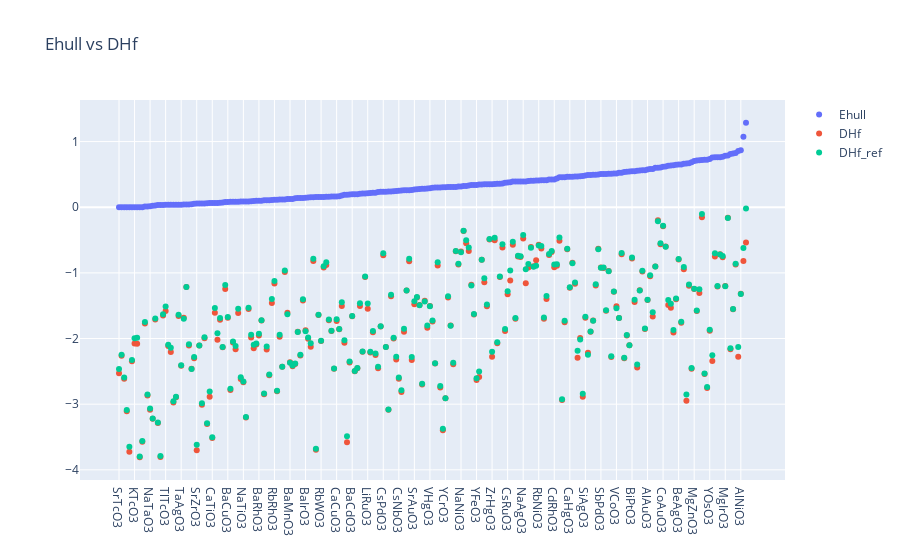

This figure's notebook cell:
### Code cell
fig = make_subplots(rows=1, cols =1, shared_xaxes = True)

fig.add_trace(go.Scatter(x = df_bulk['formula'], y = df_bulk['Ehull_ref'], name = 'Ehull', mode = 'markers'))
fig.add_trace(go.Scatter(x = df_bulk['formula'], y = df_bulk['DHf'], name = 'DHf', mode = 'markers' ))
fig.add_trace(go.Scatter(x = df_bulk['formula'], y = df_bulk['DHf_ref'], name = 'DHf_ref', mode = 'markers' ))

fig.update_layout(title = 'Ehull vs DHf')

# pyo.iplot(fig)
fig.show()

### Figure 1 — Plotly figure (JSON) as saved in the notebook; plotly's stock layout.template omitted (floating-point values rounded to 4 significant figures; data arrays with more than 128 entries replaced by an {"elided": "..."} marker saying what was removed)
{"data": [{"mode": "markers", "name": "Ehull", "type": "scatter", "x": {"elided": "243 str values"}, "y": {"elided": "243 float values"}}, {"mode": "markers", "name": "DHf", "type": "scatter", "x": {"elided": "243 str values"}, "y": {"elided": "243 float values"}}, {"mode": "markers", "name": "DHf_ref", "type": "scatter", "x": {"elided": "243 str values"}, "y": {"elided": "243 float values"}}], "layout": {"title": {"text": "Ehull vs DHf"}, "xaxis": {"anchor": "y", "domain": [0, 1]}, "yaxis": {"anchor": "x", "domain": [0, 1]}}}
